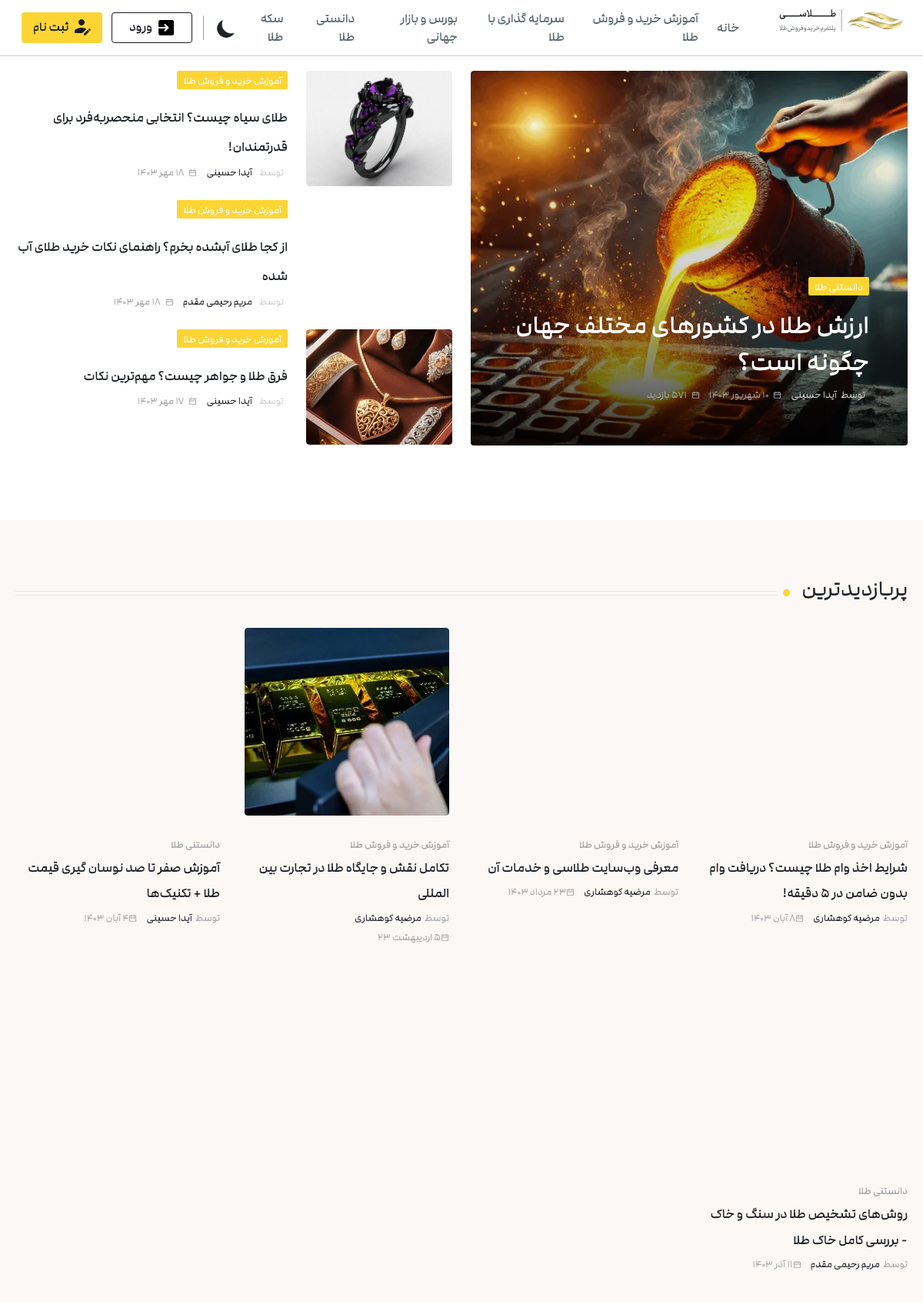
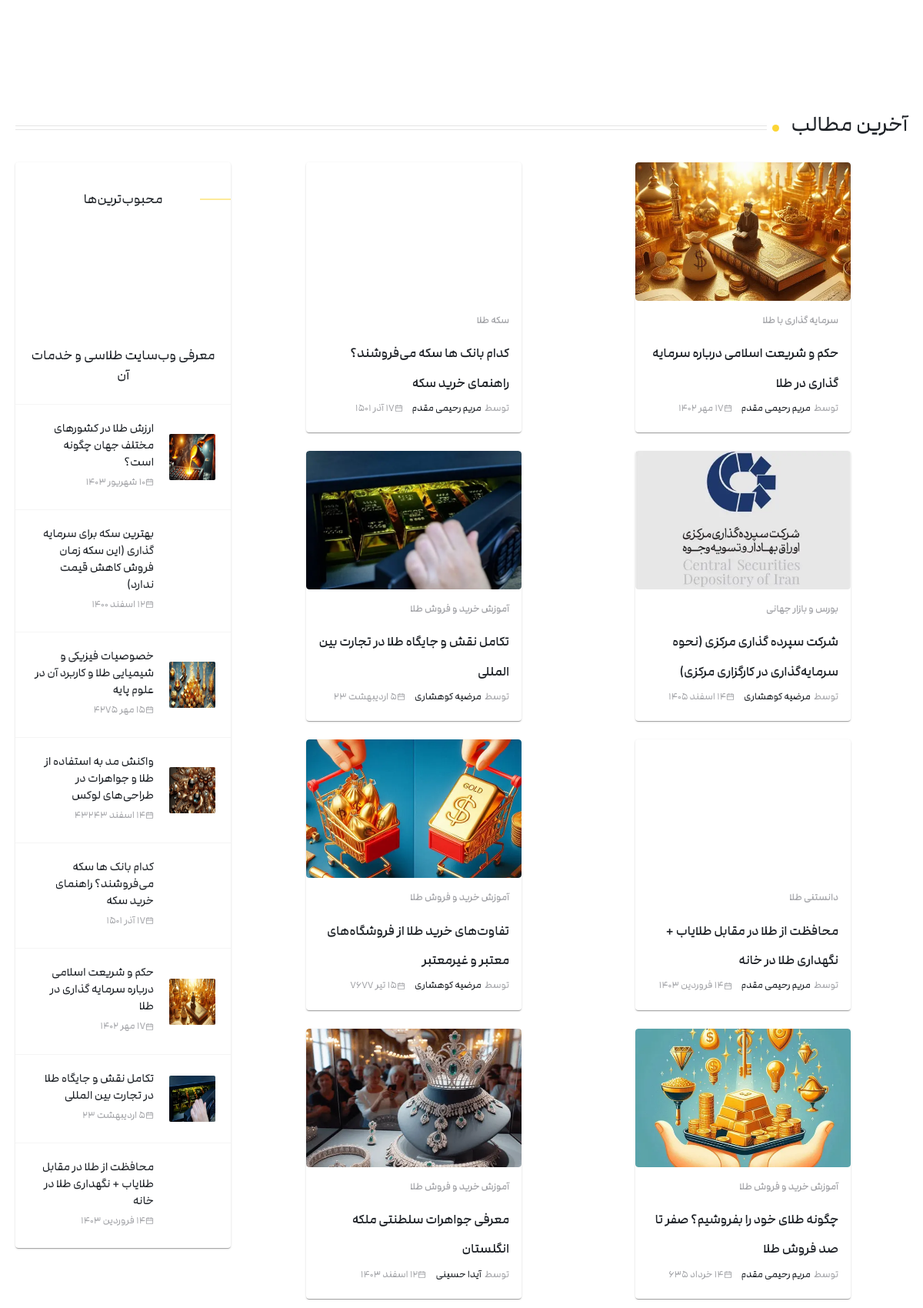
The app's page /blogs/ (upper part) with its own data (2 pictures, top to bottom).
### blog/models.py (models this page shows, shortened)
class Blog(models.Model):
    title = models.CharField(max_length=200)
    author = models.ForeignKey("Blog_author",on_delete=models.CASCADE)
    text = MarkdownxField(null=True, blank=True)
    created = models.DateTimeField(auto_now_add=True)
    blogid = models.UUIDField(default=uuid.uuid4,primary_key=True,
                              unique=True,editable=False)
    blog_image = models.ImageField(default="golzaaar.webp")
    day = models.PositiveSmallIntegerField(
        validators=[MinValueValidator(1), MaxValueValidator(30)]
    )
    month = models.CharField(choices=MONTHS, max_length=50)
    year = models.IntegerField()
    view_count = models.PositiveIntegerField(default=0)
    subject  = models.CharField(choices=PHRASES, max_length=50,default="دانستنی طلا")

class Blog_author(models.Model):
    name = models.CharField(max_length=200)
    authorid = models.UUIDField(default=uuid.uuid4,primary_key=True,
                              unique=True,editable=False)
    discription = models.TextField(null=True,blank=True)
    author_img = models.ImageField()

### blog/views.py (the view)
# urls.py: path("blogs/",views.blogs,name="blogs"),
def blogs(request):
    big_blog = Blog.objects.get(title ="ارزش طلا در کشورهای مختلف جهان چگونه است؟")
    big_side = Blog.objects.filter(subject = "آموزش خرید و فروش طلا")[:3]
    popular_blog = Blog.objects.order_by("-view_count")[:5]
    latest = Blog.objects.order_by("-created")[:12]
    best_rated = Blog.objects.annotate(average_rating=Avg('ratings__rating')).order_by('-average_rating').first()
    best_rateds = Blog.objects.annotate(average_rating=Avg('ratings__rating')).order_by('-average_rating')[1:9]
    return render(request,"blogs.html",{"bigone":big_blog,"big_side":big_side,"popular_blog":popular_blog,"latest" : latest,"best_rated":best_rated,"best_rateds":best_rateds})

### templates/blogs.html
{% extends "base_blog.html" %} {% block content %}
{% load static %}
<section class="wp-page-container">
  <div class="wp-page-content">
    <div class="main-mainarticle">
      <div class="main_rightArticle">
        <article class="main_rightArticleContent">
          <img
            alt="{{bigone.title}}"
            loading="lazy"
            width="760"
            height="487"
            decoding="async"
            data-nimg="1"
            class="main_backImg"
            src="{{bigone.blog_image.url}}"
            style="color: transparent"
          />
          <div class="main_backLinear"></div>
          <div class="main-wp-texts">
            <a class="main_wp_itemLink" href="/mag/facts"
              ><div class="main_itemLinkContent">
                <span>{{bigone.subject}}</span>
              </div></a
            >
            <h1 class="main-wp-title">
                <a
                  href="{% url "blog" bigone.blogid %}"
                  class="underline-hover-effect"
                  >{{bigone.title}}</a
                >
            </h1>
            <ul class="moreItem_moreData moreItem_onBanner">
              <div class="moreItem_moreDataContent">
                <a class="moreItem_moreDataItem" href="/mag/@ida"
                  ><span>توسط</span
                  ><span class="moreItem_author">{{bigone.author.name}}</span></a
                >
              </div>
              <div class="moreItem_moreDataContent">
                <li class="moreItem_moreDataItem">
                  <img
                    alt="تاریخ انتشار مقاله"
                    loading="lazy"
                    width="11"
                    height="11"
                    decoding="async"
                    data-nimg="1"
                    src="{% static "img/calender.svg" %}"
                    style="color: transparent"
                  /><span>{{bigone.day}} {{bigone.month}} {{bigone.year}}</span>
                </li>
              </div>
              <div class="moreItem_moreDataContent">
                <li class="moreItem_moreDataItem">
                  <img
                    alt="تاریخ انتشار مقاله"
                    loading="lazy"
                    width="11"
                    height="11"
                    decoding="async"
                    data-nimg="1"
                    src="{% static "img/calender.svg" %}"
                    style="color: transparent"
                  /><span>{{bigone.view_count}} بازدید</span>
                </li>
              </div>
            </ul>
          </div>
        </article>
      </div>
      <div class="main_leftArticles">
        {% for blog in big_side %}
        <article class="main_leftArticleItem">
          <a class="main_itemImg" href="{% url "blog" blog.blogid %}"
            ><div class="main_itemImgContent">
              <img
                alt="{{blog.title}}"
                loading="lazy"
                width="190"
                height="150"
                decoding="async"
                data-nimg="1"
                src="{{blog.blog_image.url}}"
                style="color: transparent"
                class="efect-img"
              /></div
          ></a>
          <div class="main-wp-itemTexts">
            <a class="main_wp_itemLink" href="/mag/trade-gold"
              ><div class="main_itemLinkContent">
                <span>{{blog.subject}}</span>
              </div></a
            >
            <h2 class="main_title">
              <a
                href="{% url "blog" blog.blogid%}"
                class="underline-hover-effect2"
                >{{blog.title}}</a
              >
            </h2>
            <ul class="moreItem_moreData">
              <div class="moreItem_moreDataContent">
                <a class="moreItem_moreDataItem" href="/mag/@rahimi"
                  ><span>توسط</span
                  ><span class="moreItem_author2">{{blog.author.name}}</span></a
                >
              </div>
              <div class="moreItem_moreDataContent">
                <li class="moreItem_moreDataItem">
                  <img
                    alt="تاریخ انتشار مقاله"
                    loading="lazy"
                    width="11"
                    height="11"
                    decoding="async"
                    data-nimg="1"
                    src="{% static "img/calender.svg" %}"
                    style="color: transparent"
                  /><span>{{blog.day}} {{blog.month}} {{blog.year}}</span>
                </li>
              </div>
            </ul>
          </div>
        </article>
        {% endfor %}
      </div>
    </div>
  </div>
</section>
<section class="wp-page-container main_popularArticlesContainer">
  <div class="wp-page-content">
    <div class="main_popularArticles">
      <div class="sectionTitle_sectionTopTitle">
        <h3>پربازدیدترین</h3>
        <div class="sectionTitle_titleDot"></div>
        <div class="sectionTitle_titleLines">
          <div class="sectionTitle_titleLine"></div>
          <div class="sectionTitle_titleLine"></div>
        </div>
      </div>
      <div class="main_contents_wp">
        {% for blog in popular_blog %}
        <div class="main_content_wp">
          <a class="main_imgContent" href="{% url "blog" blog.blogid %}"
            ><img
              alt="{{blog.title}}"
              loading="lazy"
              width="312"
              height="244"
              decoding="async"
              data-nimg="1"
              src="{{blog.blog_image.url}}"
              style="color: transparent"
              class="efect-img"
          /></a>
          <div class="main_contentTexts">
            <a class="main_categoryLink" href="/mag/trade-gold"
              >{{blog.subject}}</a
            >
            <h3 class="main_title__LBSV_">
              <a
                href="{% url "blog" blog.blogid %}"
                class="underline-hover-effect2"
                >{{blog.title}}</a
              >
            </h3>
            <ul class="moreItem_moreData__LR8RV">
              <div class="moreItem_moreDataContent__dF8j_">
                <a class="moreItem_moreDataItem__pSgI3" href="/mag/@marzieh"
                  ><span>توسط</span
                  ><span class="moreItem_author2">{{blog.author.name}}</span></a
                >
              </div>
              <div class="moreItem_moreDataContent__dF8j_">
                <li class="moreItem_moreDataItem__pSgI3">
                  <img
                    alt="تاریخ انتشار مقاله"
                    loading="lazy"
                    width="11"
                    height="11"
                    decoding="async"
                    data-nimg="1"
                    src="{% static "img/calender.svg" %}"
                    style="color: transparent"
                  /><span>{{blog.day}} {{blog.month}} {{blog.year}}</span>
                </li>
              </div>
            </ul>
          </div>
        </div>
        {% endfor %}
      </div>
    </div>
  </div>
</section>
<section class="wp-page-container">
  <div class="wp-page-content">
    <div class="allArticles_recentArticles">
      <div class="sectionTitle_sectionTopTitle">
        <h3>آخرین مطالب</h3>
        <div class="sectionTitle_titleDot"></div>
        <div class="sectionTitle_titleLines">
          <div class="sectionTitle_titleLine"></div>
          <div class="sectionTitle_titleLine"></div>
        </div>
      </div>
      <div class="allArticles_recentArticlesBody">
        <div class="allArticles_allArticles">
          <div class="allArticles_allArticlesContent">
            {% for blog in latest %}
            <div class="allArticles_contentContainer__BqTNO">
              <article class="allArticles_content__F1GyD">
                <a
                  class="allArticles_imgContent__vW18z"
                  href="{% url "blog" blog.blogid %}"
                  ><img
                    alt="{{blog.title}}"
                    loading="lazy"
                    width="312"
                    height="244"
                    decoding="async"
                    data-nimg="1"
                    class="efect-img"
                    src="{{blog.blog_image.url}}"
                    style="color: transparent"
                /></a>
                <div class="allArticles_contentTexts__IJt4L">
                  <a class="main_categoryLink" href="/mag/facts"
                    >{{blog.subject}}</a
                  >
                  <h2 class="main_title__LBSV_">
                    <a
                      href="{% url "blog" blog.blogid %}"
                      class="underline-hover-effect2"
                      >{{blog.title}}</a
                    >
                  </h2>
                  <ul class="moreItem_moreData">
                    <div class="moreItem_moreDataContent__dF8j_">
                      <a
                        class="moreItem_moreDataItem__pSgI3"
                        href="/mag/@marzieh"
                        ><span>توسط</span
                        ><span class="moreItem_author2">{{blog.author.name}}</span></a
                      >
                    </div>
                    <div class="moreItem_moreDataContent__dF8j_">
                      <li class="moreItem_moreDataItem__pSgI3">
                        <img
                          alt="تاریخ انتشار مقاله"
                          loading="lazy"
                          width="11"
                          height="11"
                          decoding="async"
                          data-nimg="1"
                          src="{% static "img/calender.svg" %}"
                          style="color: transparent"
                        /><span>{{blog.day}} {{blog.month}} {{blog.year}}</span>
                      </li>
                    </div>
                  </ul>
                </div>
              </article>
            </div>
            {% endfor %}
          </div>
        </div>
        <div class="allArticles_leftData">
          <div class="sideItem_sideItem">
            <div class="sideItem_sideTitle">
              <span>محبوب‌ترین‌ها</span>
            </div>
            <a
              class="sideItem_firstItem__GxelP"
              href="{% url "blog" best_rated.blogid %}"
              ><div class="sideItem_firstItemImg__JFAeB">
                <img
                  alt="{{best_rated.title}}"
                  loading="lazy"
                  width="100"
                  height="100"
                  decoding="async"
                  data-nimg="1"
                  src="{{best_rated.blog_image.url}}"
                  style="color: transparent"
                />
              </div>
              <h3>{{best_rated.title}}</h3></a
            >
            {% for best_rateds in best_rateds %}
            <a
              class="sideItem_insideItem__1CXAr"
              href="{% url "blog" best_rateds.blogid %}"
              ><div class="sideItem_sideItemImg__I3bBB">
                <img
                  alt="{{best_rateds.title}}"
                  loading="lazy"
                  width="60"
                  height="60"
                  decoding="async"
                  data-nimg="1"
                  src="{{best_rateds.blog_image.url}}"
                  style="color: transparent"
                />
              </div>
              <div class="sideItem_sideTexts">
                <h3>
                  {{best_rateds.title}}
                </h3>
                <ul class="moreItem_moreData moreItem_onBanner__6fODc">
                  <div class="moreItem_moreDataContent__dF8j_">
                    <li class="moreItem_moreDataItem__pSgI3">
                      <img
                        alt="تاریخ انتشار مقاله"
                        loading="lazy"
                        width="11"
                        height="11"
                        decoding="async"
                        data-nimg="1"
                        src="{% static "img/calender.svg" %}"
                        style="color: transparent"
                      /><span>{{best_rateds.day}} {{best_rateds.month}} {{best_rateds.year}}</span>
                    </li>
                  </div>
                </ul>
              </div></a
            >
            {% endfor %}
          </div>
        </div>
      </div>
    </div>
  </div>
</section>
{% endblock content %}

### records on screen
Blog: blog_image (picture), subject "دانستنی طلا", title "ارزش طلا در کشورهای مختلف جهان چگونه است؟", author.name "آیدا حسینی", day "10", month "شهریور", year "1403", view_count "571"
Blog: blog_image (picture), subject "آموزش خرید و فروش طلا", title "طلای سیاه چیست؟ انتخابی منحصر‌به‌فرد برای قدرتمندان!", author.name "آیدا حسینی", month "مهر", year "1403"
Blog: blog_image (picture), subject "آموزش خرید و فروش طلا", title "از کجا طلای آبشده بخرم؟ راهنمای نکات خرید طلای آب شده", author.name "مریم رحیمی مقدم", month "مهر", year "1403"
Blog: blog_image (picture), subject "آموزش خرید و فروش طلا", title "فرق طلا و جواهر چیست؟ مهم‌ترین نکات", author.name "آیدا حسینی", month "مهر", year "1403"
Blog: blog_image (picture), subject "آموزش خرید و فروش طلا", title "شرایط اخذ وام‌ طلا چیست؟ دریافت وام بدون ضامن در ۵ دقیقه!", author.name "مرضیه کوهشاری", day "8", month "آبان", year "1403"
Blog: blog_image (picture), subject "آموزش خرید و فروش طلا", title "معرفی وب‌سایت طلاسی و خدمات آن", author.name "مرضیه کوهشاری", month "مرداد", year "1403"
Blog: blog_image (picture), subject "آموزش خرید و فروش طلا", title "تکامل نقش و جایگاه طلا در تجارت بین ‌المللی", author.name "مرضیه کوهشاری", month "اردیبهشت", year "23"
Blog: blog_image (picture), subject "دانستنی طلا", title "آموزش صفر تا صد نوسان گیری قیمت طلا + تکنیک‌ها", author.name "آیدا حسینی", day "4", month "آبان", year "1403"
Blog: blog_image (picture), subject "دانستنی طلا", title "روش‌های تشخیص طلا در سنگ و خاک - بررسی کامل خاک طلا", author.name "مریم رحیمی مقدم", day "11", month "آذر", year "1403"
Blog: blog_image (picture), subject "سرمایه گذاری با طلا", title "حکم و شریعت اسلامی درباره سرمایه گذاری در طلا", author.name "مریم رحیمی مقدم", month "مهر", year "1402"
Blog: blog_image (picture), subject "سکه طلا", title "کدام بانک ها سکه می‌فروشند؟ راهنمای خرید سکه", author.name "مریم رحیمی مقدم", day "17", month "آذر", year "1501"
Blog: blog_image (picture), subject "بورس و بازار جهانی", title "شرکت سپرده گذاری مرکزی (نحوه سرمایه‌گذاری در کارگزاری مرکزی)", author.name "مرضیه کوهشاری", month "اسفند", year "1405"
Blog: blog_image (picture), subject "دانستنی طلا", title "محافظت از طلا در مقابل طلایاب + نگهداری طلا در خانه", author.name "مریم رحیمی مقدم", month "فروردین", year "1403"
Blog: blog_image (picture), subject "آموزش خرید و فروش طلا", title "تفاوت‌های خرید طلا از فروشگاه‌‌های معتبر و غیرمعتبر", author.name "مرضیه کوهشاری", month "تیر", year "7677"
Blog: blog_image (picture), subject "آموزش خرید و فروش طلا", title "چگونه طلای خود را بفروشیم؟ صفر تا صد فروش طلا", author.name "مریم رحیمی مقدم", month "خرداد", year "635"
Blog: blog_image (picture), subject "آموزش خرید و فروش طلا", title "معرفی جواهرات سلطنتی ملکه انگلستان", author.name "آیدا حسینی", month "اسفند", year "1403"
Blog: blog_image (picture), title "بهترین سکه برای سرمایه گذاری (این سکه زمان فروش کاهش قیمت ندارد)", month "اسفند", year "1400"
Blog: blog_image (picture), title "خصوصیات فیزیکی و شیمیایی طلا و کاربرد آن در علوم پایه", month "مهر", year "4275"
Blog: blog_image (picture), title "واکنش مد به استفاده از طلا و جواهرات در طراحی‌های لوکس", month "اسفند", year "43243"
